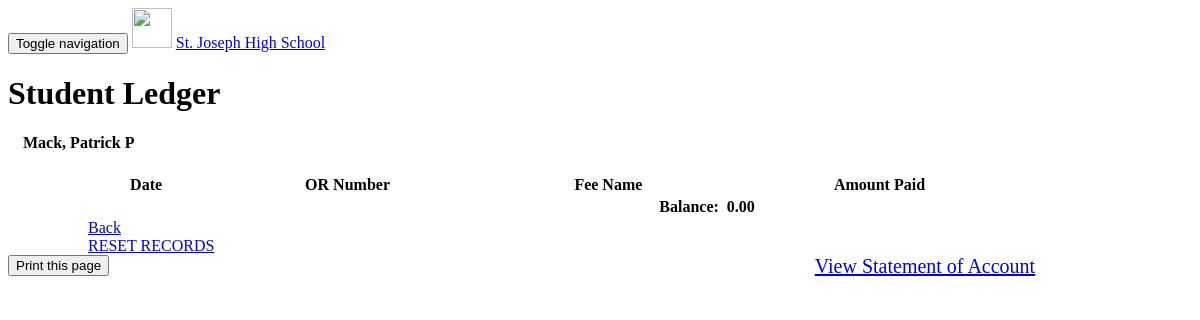
The app's page /ledger.php?id=2017000, older data.
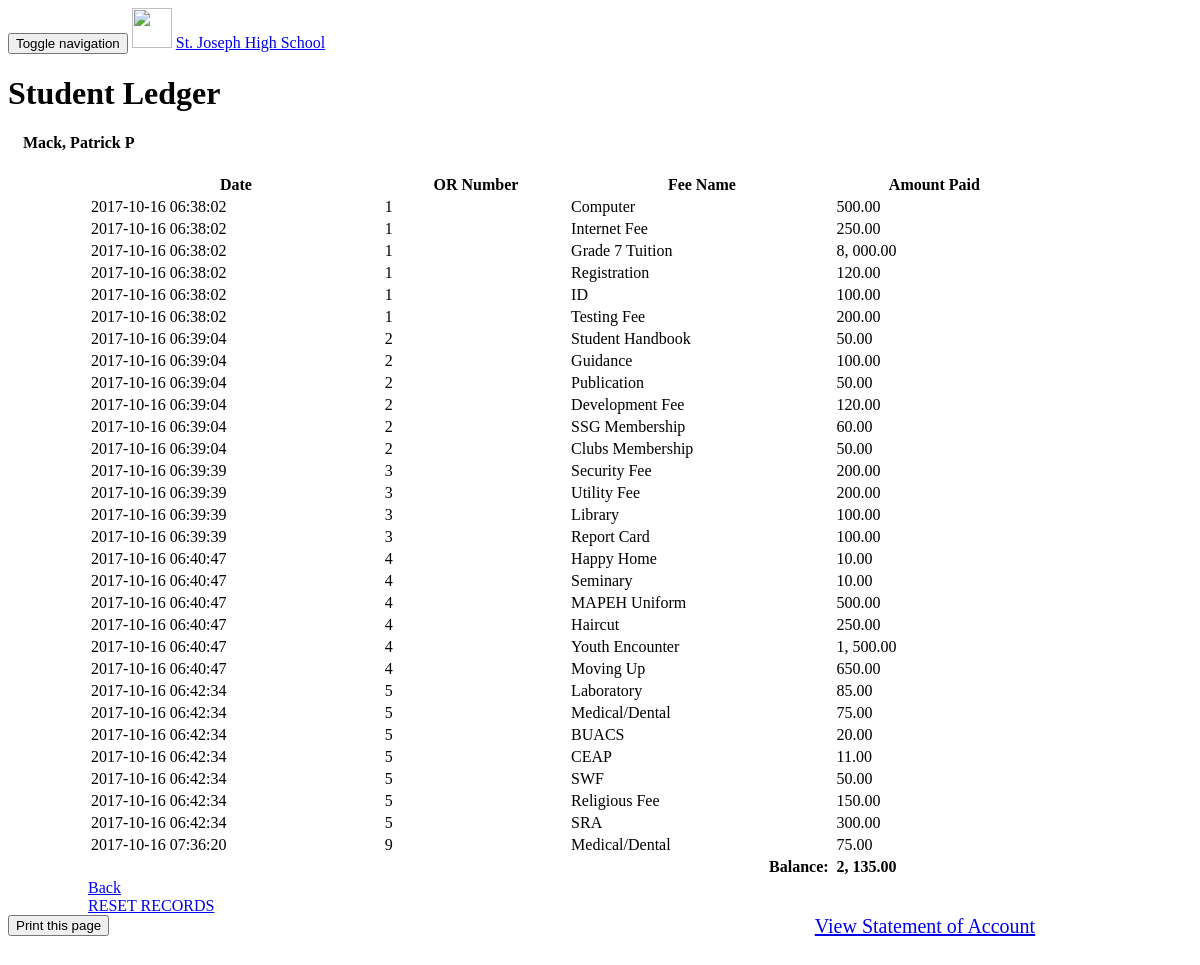
The same page, newer data.
### tables this page shows
CREATE TABLE `student` (
  `StudentID` int(11) NOT NULL,
  `Lname` varchar(100) DEFAULT NULL,
  `Fname` varchar(100) DEFAULT NULL,
  `Mname` varchar(100) DEFAULT NULL,
  `Gender` varchar(10) NOT NULL,
  `Address` varchar(100) DEFAULT NULL,
  `Level_code` varchar(5) DEFAULT NULL,
  `Date_enrolled` date DEFAULT NULL,
  `School_Year` varchar(20) DEFAULT NULL,
  PRIMARY KEY (`StudentID`),
  KEY `Level_code` (`Level_code`),
  CONSTRAINT `student_ibfk_1` FOREIGN KEY (`Level_code`) REFERENCES `level` (`Level_code`)
);

CREATE TABLE `student_pay_fees` (
  `PaymentID` int(11) NOT NULL AUTO_INCREMENT,
  `StudentID` int(11) NOT NULL,
  `Fee_code` varchar(5) NOT NULL,
  `Payment_Date` timestamp NOT NULL DEFAULT CURRENT_TIMESTAMP,
  `Payment` varchar(50) NOT NULL,
  `ORNo` varchar(50) NOT NULL,
  `Balance` varchar(50) DEFAULT NULL,
  PRIMARY KEY (`PaymentID`),
  KEY `StudentID` (`StudentID`),
  KEY `Fee_code` (`Fee_code`),
  CONSTRAINT `student_pay_fees_ibfk_1` FOREIGN KEY (`StudentID`) REFERENCES `student` (`StudentID`),
  CONSTRAINT `student_pay_fees_ibfk_2` FOREIGN KEY (`Fee_code`) REFERENCES `fees` (`Fee_code`)
);

CREATE TABLE `fees` (
  `Fee_code` varchar(5) NOT NULL,
  `Description` varchar(100) DEFAULT NULL,
  `Amount` double(10,2) DEFAULT NULL,
  PRIMARY KEY (`Fee_code`)
);

### ledger.php (the view, shortened to what the changed rows need)
    <!DOCTYPE html>
    <html lang="en">
    <head>
    </head>
    <body>
        <div id="wrapper">
            <div id="page-wrapper">
                <div class="row">
                    <div class="col-lg-12">
                        <h1 class="page-header">Student Ledger</h1>
                    </div>
                </div>
                <?php
	$ID = isset($_GET['id']) ? $_GET['id'] : '-1';
    $cn   = new connection();
    $conn = $cn->connectDB($_SESSION['database']);
	$query = 'SELECT * FROM student WHERE StudentID = '.$ID;
	$result = mysqli_query($conn, $query) or die("Error query: ".mysqli_error($conn));
	$link = $_SERVER['REQUEST_URI'];
	if($ID != '-1')
	{
?>
                    <div>
                        <div class="col-lg-12">
                            <div class="panel panel-default">
                                <?php
        while($row = mysqli_fetch_row($result))
        {
?>
                                    <h4 style="margin-left: 15px;">
                                        <?php echo $row[1] . ", " . $row[2] . " " . $row[3]; ?>
                                    </h4>
                                    <?php } ?>
                                    <div class="panel-body" style="width: 80%; margin-left: 80px;">
                                        <table width="100%" class="table table-striped table-bordered table-hover">
                                            <thead>
                                                <tr>
                                                    <th>Date</th>
                                                    <th>OR Number</th>
                                                    <th>Fee Name</th>
                                                    <th>Amount Paid</th>
                                                </tr>
                                            </thead>
                                            <tbody>
                                                <?php
								$baltot = 0;
								$amtot = 0;
								$payque = 'SELECT student_pay_fees.*, fees.Description FROM student_pay_fees LEFT JOIN fees ON student_pay_fees.Fee_code = fees.Fee_code WHERE StudentID = '.$ID;
								$payres = mysqli_query($conn, $payque) or die("Error query: ".mysqli_error($conn));
								while($payrow = mysqli_fetch_row($payres))
								{
									$pr4 = number_format($payrow[4], 2, '.', ',&nbsp;');
							?>
                                                    <tr>
                                                        <td>
                                                            <?php echo $payrow[3]; ?>
                                                        </td>
                                                        <td>
                                                            <?php echo $payrow[5]; ?>
                                                        </td>
                                                        <td>
                                                            <?php echo $payrow[7]; ?>
                                                        </td>
                                                        <td>
                                                            <?php echo $pr4; ?>
                                                        </td>
                                                        <?php
									$check = "SELECT * FROM student WHERE StudentID = ".$ID;
									$checkres = mysqli_query($conn, $check) or die("Error: ".mysqli_error($conn));
									while($res = mysqli_fetch_row($checkres))
									{
										if($res[6] == 'G7a' || $res[6] == 'G7b')
											$code = "SELECT SUM(Amount) AS Amount FROM fees WHERE Fee_code NOT IN ('Gr8', 'Gr9', 'Gr10')";
										else if($res[6] == 'G8a' || $res[6] == 'G8b')
											$code = "SELECT SUM(Amount) AS Amount FROM fees WHERE Fee_code NOT IN ('Gr7', 'Gr9', 'Gr10','MF27')";
										else if($res[6] == 'G9a' || $res[6] == 'G9b')
											$code = "SELECT SUM(Amount) AS Amount FROM fees WHERE Fee_code NOT IN ('Gr7', 'Gr8', 'Gr10','MF27')";
										else if($res[6] == 'G10a' || $res[6] == 'G10b')
											$code = "SELECT SUM(Amount) AS Amount FROM fees WHERE Fee_code NOT IN ('Gr7', 'Gr8', 'Gr9','MF27')";
										$balres = mysqli_query($conn, $code) or die("Error: ".mysqli_error($conn));
									}
									while($bal = mysqli_fetch_row($balres))
									{
										$baltot = $bal[0];
									}
									$result = mysqli_query($conn, "SELECT SUM(Payment) AS totsum FROM student_pay_fees WHERE StudentID = ".$ID);
									$row = mysqli_fetch_assoc($result);
									$amtot = $row['totsum'];
									$amtot = $baltot - $amtot;
									$baltot = number_format($baltot, 2, '.', ',&nbsp;');
								?>
                                                    </tr>
                                                    <?php
								}
								$amtot = number_format($amtot, 2, '.', ',&nbsp;');
							?>
                                                        <tr>
                                                            <td colspan="3" style="text-align:  right;"><strong>Balance:&nbsp;</strong></td>
                                                            <td><strong><?php echo $amtot; ?></strong></td>
                                                        </tr>
                                            </tbody>
                                        </table>
                                        <div class="btn btn-default pull-left" role="button">
                                            <a href="home.php">Back</a>
                                        </div>
                                        <div class="btn btn-default pull-left" role="button">
                                            <a href="<?php echo $link . '&truncate=1'; ?>" onclick="return confirm('Are you sure you want to delete ALL records?');">RESET RECORDS</a>
                                        </div>
                                        <div style="float: right">
                                            <a href="accounts.php?id=<?php echo $ID; ?>" style="font-size: 20px;">View Statement of Account</a>
                                        </div>
                                    </div>
                            </div>
                        </div>
                    </div>
            </div>
        </div>
        <?php
	}
	else if($ID == '-1')
	{
		echo "<meta http-equiv='refresh' content='0;url=home.php'/>";
	}
?>
            <br>
            <br>
            <br>
            <br>
            <br>
            <br>
            <br>
            <br>
            <br>
            <br>
            <br>
            <br>
            <br>
            <br>
            <br>
            <br>
            <br>
            <br>
            <br>
            <br>
            <br>
            <br>
            <br>
            <br>
            <br>
            <br>
            <br>
            <br>
            <br>
            <br>
            <br>
            <br>
            <br>
            <br>
            <br>
            <br>
            <br>
            <br>
            <br>
            <br>
            <br>
            <br>
            <br>
            <br>
            <br>
            <br>
            <br>
    </body>
    </html>

Row changes from the older to the newer data that the page shows:
added student_pay_fees: Payment_Date "2017-10-16 06:38:02", ORNo "1", Fee_code.Description "Computer", Payment "500.00"
added student_pay_fees: Payment_Date "2017-10-16 06:38:02", ORNo "1", Fee_code.Description "Internet Fee", Payment "250.00"
added student_pay_fees: Payment_Date "2017-10-16 06:38:02", ORNo "1", Fee_code.Description "Grade 7 Tuition", Payment "8, 000.00"
added student_pay_fees: Payment_Date "2017-10-16 06:38:02", ORNo "1", Fee_code.Description "Registration", Payment "120.00"
added student_pay_fees: Payment_Date "2017-10-16 06:38:02", ORNo "1", Fee_code.Description "ID", Payment "100.00"
added student_pay_fees: Payment_Date "2017-10-16 06:38:02", ORNo "1", Fee_code.Description "Testing Fee", Payment "200.00"
added student_pay_fees: Payment_Date "2017-10-16 06:39:04", ORNo "2", Fee_code.Description "Student Handbook", Payment "50.00"
added student_pay_fees: Payment_Date "2017-10-16 06:39:04", ORNo "2", Fee_code.Description "Guidance", Payment "100.00"
added student_pay_fees: Payment_Date "2017-10-16 06:39:04", ORNo "2", Fee_code.Description "Publication", Payment "50.00"
added student_pay_fees: Payment_Date "2017-10-16 06:39:04", ORNo "2", Fee_code.Description "Development Fee", Payment "120.00"
added student_pay_fees: Payment_Date "2017-10-16 06:39:04", ORNo "2", Fee_code.Description "SSG Membership", Payment "60.00"
added student_pay_fees: Payment_Date "2017-10-16 06:39:04", ORNo "2", Fee_code.Description "Clubs Membership", Payment "50.00"
added student_pay_fees: Payment_Date "2017-10-16 06:39:39", ORNo "3", Fee_code.Description "Security Fee", Payment "200.00"
added student_pay_fees: Payment_Date "2017-10-16 06:39:39", ORNo "3", Fee_code.Description "Utility Fee", Payment "200.00"
added student_pay_fees: Payment_Date "2017-10-16 06:39:39", ORNo "3", Fee_code.Description "Library", Payment "100.00"
added student_pay_fees: Payment_Date "2017-10-16 06:39:39", ORNo "3", Fee_code.Description "Report Card", Payment "100.00"
added student_pay_fees: Payment_Date "2017-10-16 06:40:47", ORNo "4", Fee_code.Description "Happy Home", Payment "10.00"
added student_pay_fees: Payment_Date "2017-10-16 06:40:47", ORNo "4", Fee_code.Description "Seminary", Payment "10.00"
added student_pay_fees: Payment_Date "2017-10-16 06:40:47", ORNo "4", Fee_code.Description "MAPEH Uniform", Payment "500.00"
added student_pay_fees: Payment_Date "2017-10-16 06:40:47", ORNo "4", Fee_code.Description "Haircut", Payment "250.00"
added student_pay_fees: Payment_Date "2017-10-16 06:40:47", ORNo "4", Fee_code.Description "Youth Encounter", Payment "1, 500.00"
added student_pay_fees: Payment_Date "2017-10-16 06:40:47", ORNo "4", Fee_code.Description "Moving Up", Payment "650.00"
added student_pay_fees: Payment_Date "2017-10-16 06:42:34", ORNo "5", Fee_code.Description "Laboratory", Payment "85.00"
added student_pay_fees: Payment_Date "2017-10-16 06:42:34", ORNo "5", Fee_code.Description "Medical/Dental", Payment "75.00"
added student_pay_fees: Payment_Date "2017-10-16 06:42:34", ORNo "5", Fee_code.Description "BUACS", Payment "20.00"
added student_pay_fees: Payment_Date "2017-10-16 06:42:34", ORNo "5", Fee_code.Description "CEAP", Payment "11.00"
added student_pay_fees: Payment_Date "2017-10-16 06:42:34", ORNo "5", Fee_code.Description "SWF", Payment "50.00"
added student_pay_fees: Payment_Date "2017-10-16 06:42:34", ORNo "5", Fee_code.Description "Religious Fee", Payment "150.00"
added student_pay_fees: Payment_Date "2017-10-16 06:42:34", ORNo "5", Fee_code.Description "SRA", Payment "300.00"
added student_pay_fees: Payment_Date "2017-10-16 07:36:20", ORNo "9", Fee_code.Description "Medical/Dental", Payment "75.00"
Text that changed along with them:
$amtot: "0.00" → "2, 135.00"
